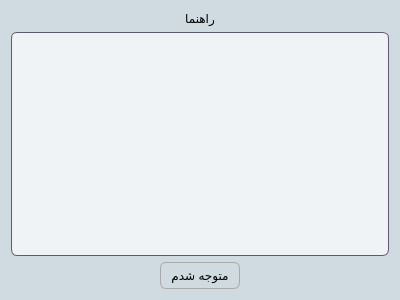
<?xml version="1.0" encoding="UTF-8"?>
<ui version="4.0">
 <class>helpPopUp</class>
 <widget class="QWidget" name="helpPopUp">
  <property name="geometry">
   <rect>
    <x>0</x>
    <y>0</y>
    <width>400</width>
    <height>300</height>
   </rect>
  </property>
  <property name="windowTitle">
   <string>Form</string>
  </property>
  <property name="styleSheet">
   <string notr="true">QPushButton {
    background-color: rgb(228, 229, 244); /* Light gray background */
    border: 1px solid #a9a9a9; /* Darker gray border for a 3D effect */
    border-radius: 6px; /* Rounded corners */
    padding: 5px 10px; /* Padding for a button-like appearance */
    color: black; /* Text color */
    
    /* Subtle gradient for a shiny effect */
    background: qlineargradient(spread:pad, x1:0, y1:0, x2:0, y2:1, 
                                stop:0 #f0f0f0, stop:1 #d3d3d3);
}

QPushButton:hover {
    background-color: #e6e6e6; /* Change to a lighter shade on hover */
    border-color: #b0b0b0; /* Change border color on hover */
}

QPushButton:pressed {
    background-color: #bfbfbf; /* Darker gray when pressed */
    border-color: #808080; /* Slightly darker border when pressed */
}


QWidget {font: 11pt &quot;Segoe UI&quot;;}
QWidget {
    background-color: #d0dae1; /* Dark background color for the entire widget */
    font: 11pt &quot;Segoe UI&quot;;
}

/* Style for QLineEdit with a darker background and smoother edges */
QLineEdit {
    background-color: #eff3f5; /* Darker grayish background */
    color: #000000; /* Light text color for readability */
    border: 1px solid #5c5c70; /* Slightly lighter border for contrast */
    border-radius: 6px; /* Smooth, rounded edges */
    padding: 5px; /* Padding for a cleaner look */
    font: 11pt &quot;Segoe UI&quot;;
}

QLineEdit:focus {
    border-color: #7878a0; /* Lighter border color on focus */
    background-color: #e0e6eb; /* Slightly lighter background on focus */
}

QTextBrowser {
    background-color: #eff3f5; /* Darker grayish background */
    color: #000000; /* Light text color for readability */
    border: 1px solid #5c5c70; /* Slightly lighter border for contrast */
    border-radius: 6px; /* Smooth, rounded edges */
    padding: 5px; /* Padding for a cleaner look */
    font: 11pt &quot;Segoe UI&quot;;
}

QTextBrowser:focus {
    border-color: #7878a0; /* Lighter border color on focus */
    background-color: #e0e6eb; /* Slightly lighter background on focus */
}

QCheckBox {
    color: #000000; /* Light text color for dark background */
    font: 11pt &quot;Segoe UI&quot;;
}

QCheckBox:disabled {
    color: #000000; /* Same text color for disabled state */
    opacity: 1; /* Remove opacity reduction */
}

/* Blue indicator for checked and disabled QCheckBox */
QCheckBox::indicator:checked:disabled {
    background-color: #92a8b9; /* Blue color to appear as enabled */
	opacity: 1;
   /* border: 1px solid #3a7bd5;  Blue border to match the indicator */
}

QCheckBox::indicator:disabled {
    opacity: 1; /* Remove opacity change for checkbox indicator */
}

/* Background color for QWidget */
/* Style for the vertical scrollbar */
QScrollBar:vertical {
    background: #eff3f5; /* Background color of the scrollbar */
    width: 10px; /* Width of the scrollbar */
    margin: 0px 0px 0px 0px; /* Margins around the scrollbar */
    border-radius: 5px; /* Rounded edges for the scrollbar track */
}

/* Style for the horizontal scrollbar */
QScrollBar:horizontal {
    background: #eff3f5; /* Background color of the scrollbar */
    height: 10px; /* Height of the scrollbar */
    margin: 0px 0px 0px 0px; /* Margins around the scrollbar */
    border-radius: 5px; /* Rounded edges for the scrollbar track */
}

/* Handle (scroller) styling for both horizontal and vertical scrollbars */
QScrollBar::handle:vertical, QScrollBar::handle:horizontal {
    background: #92a8b9; /* Color of the scroller */
    min-height: 20px; /* Minimum height for the vertical handle */
    min-width: 20px; /* Minimum width for the horizontal handle */
    border-radius: 5px; /* Smooth, rounded edges for the handle */
}

QScrollBar::handle:vertical:hover, QScrollBar::handle:horizontal:hover {
    background: #b1c1cd; /* Slightly lighter color on hover for the handle */
}

/* Remove the top/bottom buttons on the scrollbar */
QScrollBar::add-line:vertical, QScrollBar::sub-line:vertical,
QScrollBar::add-line:horizontal, QScrollBar::sub-line:horizontal {
    background: none; /* No additional lines/buttons */
    height: 0px;
    width: 0px;
}

QScrollBar::add-page:vertical, QScrollBar::sub-page:vertical,
QScrollBar::add-page:horizontal, QScrollBar::sub-page:horizontal {
    background: none; /* No page scroll styling */
}
QTextEdit {
    background-color: #eff3f5; /* Darker grayish background */
    color: #000000; /* Light text color for readability */
    border: 1px solid #5c5c70; /* Slightly lighter border for contrast */
    border-radius: 6px; /* Smooth, rounded edges */
    padding: 5px; /* Padding for a cleaner look */
    font: 11pt &quot;Segoe UI&quot;;
}

QTextEdit:focus {
    border-color: #7878a0; /* Lighter border color on focus */
    background-color: #e0e6eb; /* Slightly lighter background on focus */
}
QComboBox {
    background-color: #eff3f5; /* Darker grayish background */
    color: #000000; /* Light text color for readability */
    border: 1px solid #5c5c70; /* Slightly lighter border for contrast */
    border-radius: 6px; /* Smooth, rounded edges */
    padding: 5px; /* Padding for a cleaner look */
    font: 11pt &quot;Segoe UI&quot;;
}

QComboBox:focus {
    border-color: #7878a0; /* Lighter border color on focus */
    background-color: #e0e6eb; /* Slightly lighter background on focus */
}
QDateEdit {
    background-color: #eff3f5; /* Darker grayish background */
    color: #000000; /* Light text color for readability */
    border: 1px solid #5c5c70; /* Slightly lighter border for contrast */
    border-radius: 6px; /* Smooth, rounded edges */
    padding: 5px; /* Padding for a cleaner look */
    font: 11pt &quot;Segoe UI&quot;;
}

QDateEdit:focus {
    border-color: #7878a0; /* Lighter border color on focus */
    background-color: #e0e6eb; /* Slightly lighter background on focus */
}</string>
  </property>
  <layout class="QVBoxLayout" name="verticalLayout">
   <item>
    <widget class="QLabel" name="label">
     <property name="text">
      <string>راهنما</string>
     </property>
     <property name="alignment">
      <set>Qt::AlignmentFlag::AlignCenter</set>
     </property>
    </widget>
   </item>
   <item>
    <widget class="QTextEdit" name="textEdit">
     <property name="readOnly">
      <bool>true</bool>
     </property>
    </widget>
   </item>
   <item>
    <layout class="QHBoxLayout" name="horizontalLayout">
     <item>
      <spacer name="horizontalSpacer">
       <property name="orientation">
        <enum>Qt::Orientation::Horizontal</enum>
       </property>
       <property name="sizeHint" stdset="0">
        <size>
         <width>40</width>
         <height>20</height>
        </size>
       </property>
      </spacer>
     </item>
     <item>
      <widget class="QPushButton" name="pushButton">
       <property name="text">
        <string>متوجه شدم</string>
       </property>
      </widget>
     </item>
     <item>
      <spacer name="horizontalSpacer_2">
       <property name="orientation">
        <enum>Qt::Orientation::Horizontal</enum>
       </property>
       <property name="sizeHint" stdset="0">
        <size>
         <width>40</width>
         <height>20</height>
        </size>
       </property>
      </spacer>
     </item>
    </layout>
   </item>
  </layout>
 </widget>
 <resources/>
 <connections/>
</ui>
